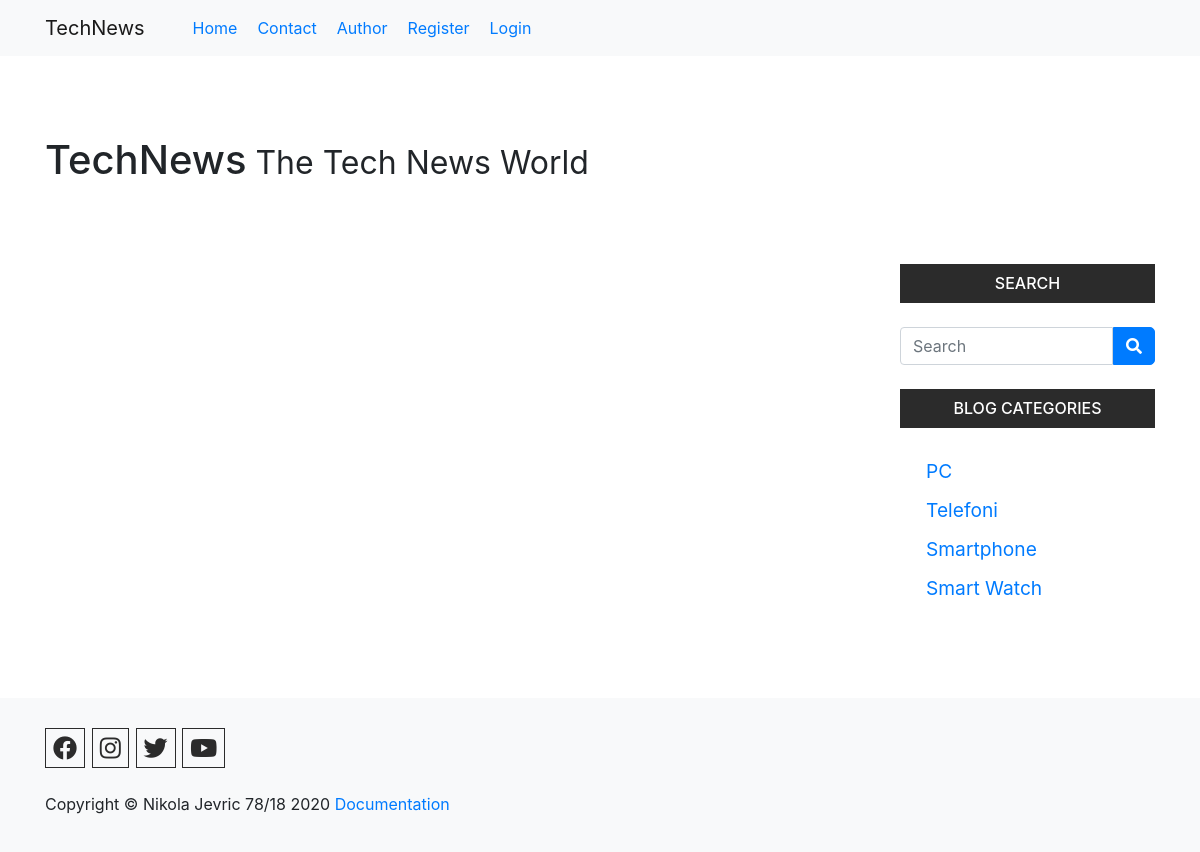
Screenshot of /postcat.php with the database file from the repository.
### tables this page shows
CREATE TABLE `nav` (
  `idNav` int(5) NOT NULL,
  `naslov` varchar(50) NOT NULL,
  `link` varchar(40) NOT NULL
);

CREATE TABLE `kategorije` (
  `idKat` int(5) NOT NULL,
  `naslovKat` varchar(35) NOT NULL
);

### php_require/desniBlok.php (the view)
<?php require_once("php_require/konekcija.php"); ?>
<div class="col-md-3 col-11 mx-auto mx-md-0 ml-md-auto desniInfo">
                <div class="desniBlok">
                    <h4 class="mb-3 text-uppercase">Search</h4>
                    <form action="search.php" method="post">
                        <div class="input-group my-4">
                            <input type="text" name="search" class="form-control" placeholder="Search">
                            <span class="input-group-btn">
                                <button name="submitSearch" class="btn btn-primary searchIcon" type="submit">
                                    <i class="fas fa-search"></i>
                                </button>
                            </span>
                        </div>
                    </form>
                </div>
                <div class="desniBlok">
                    <h4 class="mb-3 text-uppercase">Blog Categories</h4>
                    <div class="row my-4">
                        <div class="col-lg-10 text-left">
                            <ul class="list-unstyled pl-3 kategorije">
                            <?php
                                $query = "SELECT * FROM kategorije";
                                $rezultat = $konekcija->query($query)->fetchAll();
                                foreach($rezultat as $i):?>
                                <li><a href="postcat.php?idKat=<?=$i['idKat'] ?>"><?=$i['naslovKat'] ?></a>
                                </li>
                                <?php endforeach;?>
                            </ul>
                        </div>
                    </div>
                </div>
            </div>
        </div>

### php_require/navigation.php (shortened to what this page needs)
<?php require_once("konekcija.php");
 ?>
<nav class="navbar navbar-expand-lg navbar-light bg-light" id="nav">
        <div class="container">
        <a class="navbar-brand mr-5" href="index.php"> TechNews</a>
        <div class="collapse navbar-collapse" id="navbarSupportedContent">
          <ul class="navbar-nav mr-auto">
            <?php
              $query = "SELECT * FROM nav";
              $rezultat = $konekcija->query($query)->fetchAll();
              ?>
              <?php
              foreach( $rezultat as $i):?>
                <?php $navNaslov = $i['naslov'];
                if(!isset($_SESSION['korisnik'])){
                  if($i['naslov']=='Logout'){continue;}
                  if($i['naslov']=='AdminPanel'){continue;}
                }
                ?>
                <li><a href="<?=$i['link']?>"><?=$navNaslov?></a></li>
              <?php endforeach;?>
          </ul>
        </div>
    </div>
      </nav>

### css/style.css (style rules this page uses)
* { padding:0px; margin:0px; scroll-behavior: smooth; }
nav ul li { margin-right: 20px; }
.desniBlok h4 { background:#2B2B2B; color:#fff; text-align: center; padding:10px 0px; font-size:1em; }
.searchIcon { border-radius: 0px 5px 5px 0px!important; }
.kategorije li { padding:5px 10px; font-size:1.2em; transition: .3s ease; }

### rows the page displays
nav: naslov "Home"
nav: naslov "Contact"
nav: naslov "Author"
nav: naslov "Register"
nav: naslov "Login"
kategorije: naslovKat "PC"
kategorije: naslovKat "Telefoni"
kategorije: naslovKat "Smartphone"
kategorije: naslovKat "Smart Watch"
